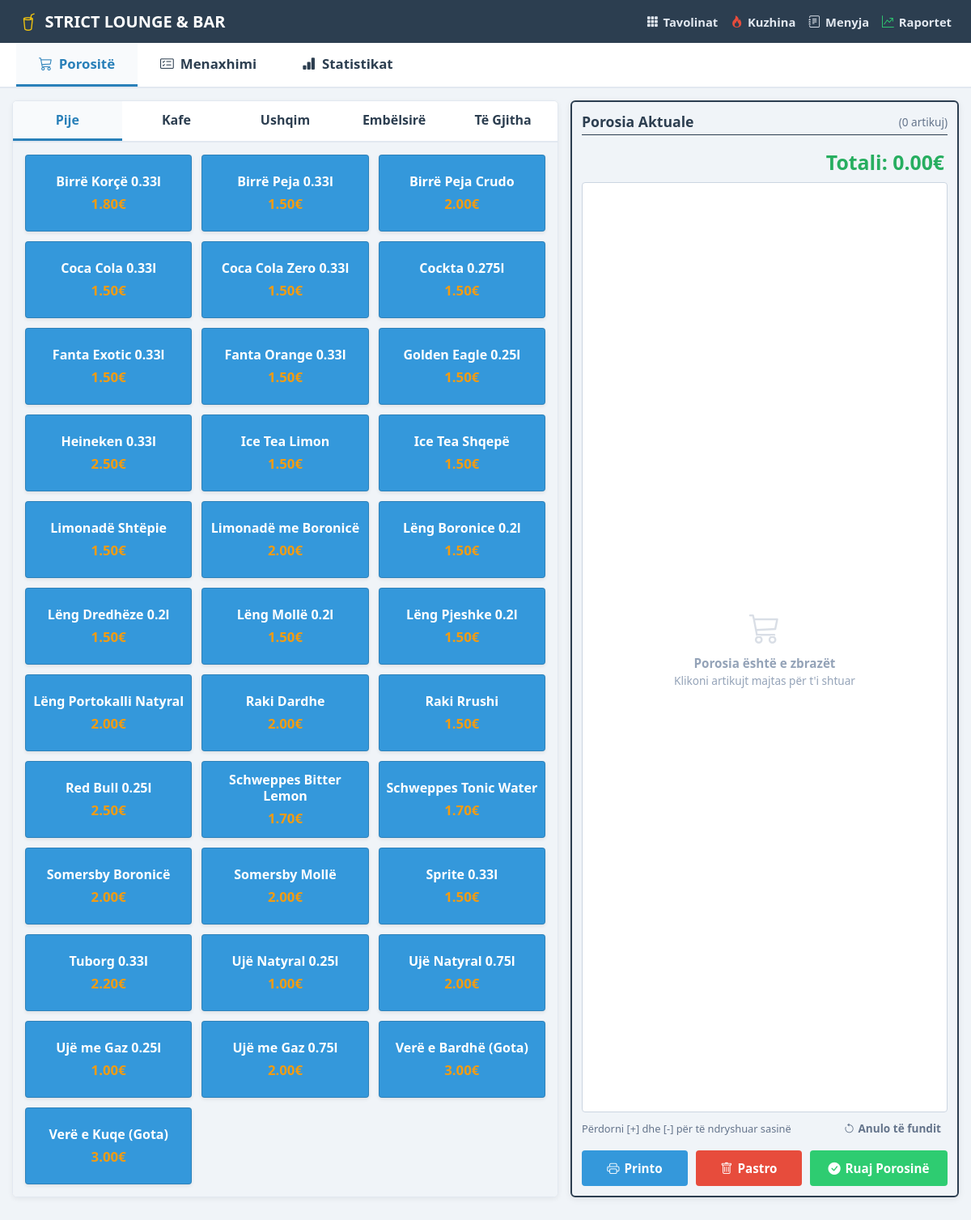
The app's page /pos with its own data.
### tables this page shows
CREATE TABLE menu_items (
            id INTEGER PRIMARY KEY AUTOINCREMENT,
            name TEXT NOT NULL,
            category_id INTEGER NOT NULL,
            price REAL NOT NULL,
            stock_quantity INTEGER DEFAULT 100,
            description TEXT DEFAULT '',
            is_active INTEGER DEFAULT 1,
            FOREIGN KEY (category_id) REFERENCES categories(id) ON DELETE CASCADE
        );

### web/app.py (the view)
@app.get("/pos", response_class=HTMLResponse)
async def pos_page(request: Request):
    categories = models.get_categories()
    items = models.get_menu_items(active_only=True)
    tables = models.get_tables()
    staff = models.get_staff_list()
    pending_orders = models.get_orders(status="E Re")
    return templates.TemplateResponse(
        request=request,
        name="pos.html",
        context={
            "active_page": "pos",
            "restaurant_name": RESTAURANT_NAME,
            "categories": categories,
            "items": items,
            "tables": tables,
            "staff": staff,
            "pending_orders_count": len(pending_orders)
        }
    )

### web/templates/pos.html (shortened to what this page needs)
{% extends "base.html" %}
{% block content %}
<div id="panelPorosite" class="tab-content-panel">
    <div class="pos-layout">
        <div class="category-tab-container">
            <div class="category-nav">
                <button type="button" class="cat-nav-btn active" onclick="switchCategory('Pije', this)">Pije</button>
                <button type="button" class="cat-nav-btn" onclick="switchCategory('Kafe', this)">Kafe</button>
                <button type="button" class="cat-nav-btn" onclick="switchCategory('Ushqim', this)">Ushqim</button>
                <button type="button" class="cat-nav-btn" onclick="switchCategory('Embëlsirë', this)">Embëlsirë</button>
                <button type="button" class="cat-nav-btn" onclick="switchCategory('all', this)">Të Gjitha</button>
            </div>
            <div class="items-scroll-pane">
                <div class="items-grid-3cols" id="itemsGrid">
                    {% for item in items %}
                    <button type="button"
                            class="btn-artikull {{ item.category_name|lower|replace('ë','e') }}"
                            data-category="{{ item.category_name }}"
                            onclick="shtoNePorosi('{{ item.name|escape }}', {{ item.price }}, {{ item.id }})">
                        <div class="btn-artikull-emri">{{ item.name }}</div>
                        <div class="btn-artikull-cmimi">{{ "%.2f"|format(item.price) }}€</div>
                    </button>
                    {% endfor %}
                </div>
            </div>
        </div>
        <div class="current-order-panel">
            <div class="order-panel-title" style="display: flex; justify-content: space-between; align-items: center;">
                <span>Porosia Aktuale</span>
                <span id="orderItemCount" style="font-size: 0.85rem; font-weight: normal; color: #64748b;">(0 artikuj)</span>
            </div>
            <div id="etiketaTotali" class="order-total-label">Totali: 0.00€ </div>
            <div id="zonaPorosiContainer" class="order-items-scroll-list">
                <div id="emptyOrderPlaceholder" class="order-empty-placeholder">
                    <i class="bi bi-cart3" style="font-size: 2.4rem; opacity: 0.35;"></i>
                    <div style="margin-top: 8px; font-weight: 600; font-size: 0.95rem;">Porosia është e zbrazët</div>
                    <div style="font-size: 0.85rem; color: #94a3b8; margin-top: 2px;">Klikoni artikujt majtas për t'i shtuar</div>
                </div>
            </div>
            <div style="display: flex; justify-content: space-between; align-items: center; margin-top: 6px; margin-bottom: 4px;">
                <span style="font-size: 0.8rem; color: #64748b;">Përdorni [+] dhe [-] për të ndryshuar sasinë</span>
                <button type="button" class="btn-undo" onclick="anuloTeFundit()" title="Fshij artikullin e fundit të shtuar">
                    <i class="bi bi-arrow-counterclockwise"></i> Anulo të fundit
                </button>
            </div>
            <div class="order-buttons-grid">
                <button type="button" class="btn-styled btn-printo" onclick="printoFaturen()">
                    <i class="bi bi-printer"></i> Printo
                </button>
                <button type="button" class="btn-styled btn-pastro" onclick="pastroPorosi()">
                    <i class="bi bi-trash"></i> Pastro
                </button>
                <button type="button" class="btn-styled btn-ruaj" onclick="ruajPorosi()">
                    <i class="bi bi-check-circle-fill"></i> Ruaj Porosinë
                </button>
            </div>
        </div>
    </div>
</div>
{% endblock %}

### web/templates/base.html (shortened to what this page needs)
<!DOCTYPE html>
<html lang="sq">
<head>
    <link rel="stylesheet" href="https://cdn.jsdelivr.net/npm/bootstrap-icons@1.11.3/font/bootstrap-icons.min.css">
    <link rel="stylesheet" href="/static/css/style.css">
</head>
<body>
    <header class="header-bar">
        <div class="header-title">
            <i class="bi bi-cup-straw" style="color: #f1c40f; font-size: 1.35rem;"></i>
            <span>STRICT LOUNGE & BAR</span>
        </div>
        <div style="display: flex; gap: 16px; align-items: center;">
            <a href="/tables" class="header-link">
                <i class="bi bi-grid-3x3-gap-fill"></i> Tavolinat
            </a>
            <a href="/kitchen" class="header-link">
                <i class="bi bi-fire" style="color: #e74c3c;"></i> Kuzhina
            </a>
            <a href="/admin/menu" class="header-link">
                <i class="bi bi-journal-text"></i> Menyja
            </a>
            <a href="/reports" class="header-link">
                <i class="bi bi-graph-up-arrow" style="color: #2ecc71;"></i> Raportet
            </a>
        </div>
    </header>
    <nav class="main-tabs" id="mainTabsNav">
        <a href="/pos?tab=porosite" class="main-tab-btn {% if active_page == 'pos' and (not request.query_params.get('tab') or request.query_params.get('tab') == 'porosite') %}active{% endif %}" id="tabBtnPorosite" onclick="handleTabClick(event, 'porosite')">
            <i class="bi bi-cart3"></i> Porositë
        </a>
        <a href="/pos?tab=menaxhimi" class="main-tab-btn {% if active_page == 'pos' and request.query_params.get('tab') == 'menaxhimi' %}active{% endif %}" id="tabBtnMenaxhimi" onclick="handleTabClick(event, 'menaxhimi')">
            <i class="bi bi-card-checklist"></i> Menaxhimi
        </a>
        <a href="/pos?tab=statistikat" class="main-tab-btn {% if active_page == 'pos' and request.query_params.get('tab') == 'statistikat' %}active{% endif %}" id="tabBtnStatistikat" onclick="handleTabClick(event, 'statistikat')">
            <i class="bi bi-bar-chart-fill"></i> Statistikat
        </a>
    </nav>
    <main class="app-container">
        {% block content %}{% endblock %}
    </main>
</body>
</html>

### records on screen
menu_items: name "Birrë Korçë 0.33l", price "1.80"
menu_items: name "Birrë Peja 0.33l", price "1.50"
menu_items: name "Birrë Peja Crudo", price "2.00"
menu_items: name "Coca Cola 0.33l", price "1.50"
menu_items: name "Coca Cola Zero 0.33l", price "1.50"
menu_items: name "Cockta 0.275l", price "1.50"
menu_items: name "Fanta Exotic 0.33l", price "1.50"
menu_items: name "Fanta Orange 0.33l", price "1.50"
menu_items: name "Golden Eagle 0.25l", price "1.50"
menu_items: name "Heineken 0.33l", price "2.50"
menu_items: name "Ice Tea Limon", price "1.50"
menu_items: name "Ice Tea Shqepë", price "1.50"
menu_items: name "Limonadë Shtëpie", price "1.50"
menu_items: name "Limonadë me Boronicë", price "2.00"
menu_items: name "Lëng Boronice 0.2l", price "1.50"
menu_items: name "Lëng Dredhëze 0.2l", price "1.50"
menu_items: name "Lëng Mollë 0.2l", price "1.50"
menu_items: name "Lëng Pjeshke 0.2l", price "1.50"
menu_items: name "Lëng Portokalli Natyral", price "2.00"
menu_items: name "Raki Dardhe", price "2.00"
menu_items: name "Raki Rrushi", price "1.50"
menu_items: name "Red Bull 0.25l", price "2.50"
menu_items: name "Schweppes Bitter Lemon", price "1.70"
menu_items: name "Schweppes Tonic Water", price "1.70"
menu_items: name "Somersby Boronicë", price "2.00"
menu_items: name "Somersby Mollë", price "2.00"
menu_items: name "Sprite 0.33l", price "1.50"
menu_items: name "Tuborg 0.33l", price "2.20"
menu_items: name "Ujë Natyral 0.25l", price "1.00"
menu_items: name "Ujë Natyral 0.75l", price "2.00"
menu_items: name "Ujë me Gaz 0.25l", price "1.00"
menu_items: name "Ujë me Gaz 0.75l", price "2.00"
menu_items: name "Verë e Bardhë (Gota)", price "3.00"
menu_items: name "Verë e Kuqe (Gota)", price "3.00"
